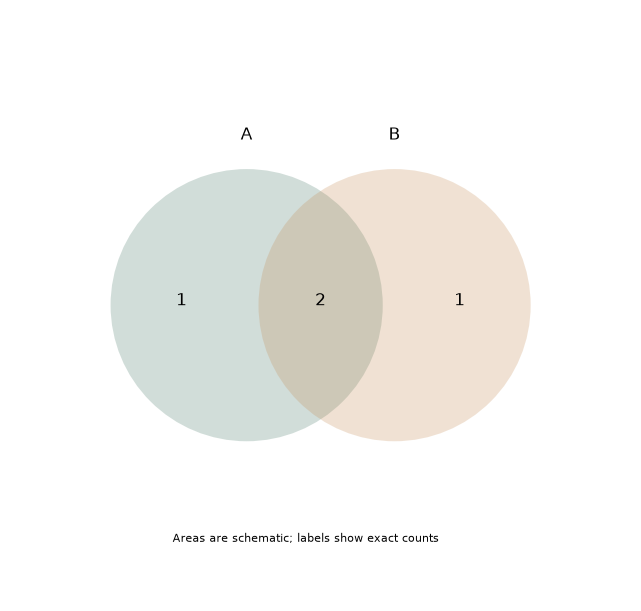

Source code (Python):
# Tuyan deterministic figure renderer v1; values are immutable source data.
import json
import math
import numpy as np
import matplotlib
matplotlib.use('Agg')
import matplotlib.pyplot as plt
from matplotlib.patches import Circle
from matplotlib.colors import ListedColormap, BoundaryNorm
d = json.loads("{\"type\":\"venn\",\"rows\":[{\"set\":\"A\",\"members\":[\"x\",\"y\",\"z\"]},{\"set\":\"B\",\"members\":[\"y\",\"z\",\"q\"]}],\"units\":{\"value\":\"dimensionless\",\"x\":\"dimensionless\",\"y\":\"dimensionless\",\"size\":\"dimensionless\",\"low\":\"dimensionless\",\"high\":\"dimensionless\",\"start\":\"dimensionless\",\"end\":\"dimensionless\",\"effect\":\"dimensionless\",\"p\":\"dimensionless\",\"mean\":\"dimensionless\",\"fpr\":\"dimensionless\",\"tpr\":\"dimensionless\",\"recall\":\"dimensionless\",\"precision\":\"dimensionless\",\"predicted\":\"dimensionless\",\"observed\":\"dimensionless\",\"count\":\"dimensionless\",\"a\":\"dimensionless\",\"b\":\"dimensionless\",\"se\":\"dimensionless\",\"u\":\"dimensionless\",\"v\":\"dimensionless\",\"time\":\"dimensionless\",\"event\":\"dimensionless\"},\"options\":{\"bandwidth\":0.5,\"bins\":5,\"nullValue\":0,\"initialValue\":0,\"levels\":[0.5,1,1.5]},\"analysis\":{\"method\":\"pca\",\"description\":\"Synthetic precomputed QA values; not a statistical analysis of research data.\",\"pKind\":\"p\"},\"variants\":[],\"pixels\":1024,\"plotStyle\":{\"width\":9,\"height\":6,\"fontSize\":12}}")
r, kind, opt = d['rows'], d['type'], d['options']
plt.rcParams.update({'font.size':d['plotStyle']['fontSize']})
fig, ax = plt.subplots(figsize=(d['plotStyle']['width'], d['plotStyle']['height']), layout='constrained')
fig.set_facecolor('white')
fig._tuyan_target_pixels = d['pixels']
colors = ['#487968','#c58b53','#647da6','#a77592','#a5a659']
labels = [str(row.get('label',i+1)) for i,row in enumerate(r)]
unit = d['units']
def col(name):
    return np.array([row[name] for row in r], dtype=float)
def grouped():
    names = list(dict.fromkeys([str(row.get('group','Data')) for row in r]))
    return names, [np.array([row['value'] for row in r if str(row.get('group','Data')) == name], dtype=float) for name in names]
def density(values):
    # User-specified positive bandwidth; no concealed automatic inference.
    bw=float(opt['bandwidth'])
    grid=np.linspace(float(min(values))-3*bw,float(max(values))+3*bw,256)
    z=(grid[:,None]-values[None,:])/bw
    return grid,np.exp(-0.5*z*z).mean(axis=1)/(bw*math.sqrt(2*math.pi))
if kind in ['bar','dotplot','lollipop','forest']:
    y=np.arange(len(r)); values=col('value')
    if kind=='bar':
        bars=ax.barh(y,values,color=colors[0]); assert np.allclose([b.get_width() for b in bars],values)
    elif kind=='lollipop':
        ax.hlines(y,0,values,color=colors[0]); ax.scatter(values,y,color=colors[0])
    elif kind=='forest':
        ax.errorbar(values,y,xerr=np.vstack([values-col('low'),col('high')-values]),fmt='o',color=colors[0],capsize=3)
        ax.axvline(float(opt['nullValue']),color='#969e96',linestyle='--')
    else: ax.scatter(values,y,color=colors[0])
    ax.set_yticks(y,labels);ax.invert_yaxis();ax.set_xlabel(unit['value'])
elif kind in ['dumbbell','gantt']:
    y=np.arange(len(r));start,end=col('start'),col('end')
    if kind=='gantt': ax.barh(y,end-start,left=start,color=colors[0])
    else:
        ax.hlines(y,start,end,color='#9da99e');ax.scatter(start,y,label=opt.get('startLabel','Start'),color=colors[0]);ax.scatter(end,y,label=opt.get('endLabel','End'),color=colors[1]);ax.legend()
    ax.set_yticks(y,labels);ax.invert_yaxis();ax.set_xlabel(unit['start'])
elif kind=='waterfall':
    values=col('value');start=float(opt['initialValue'])+np.r_[0,np.cumsum(values)[:-1]]
    ax.bar(np.arange(len(r)),values,bottom=start,color=[colors[0] if v>=0 else colors[1] for v in values]);ax.set_xticks(np.arange(len(r)),labels,rotation=30);ax.set_ylabel(unit['value']);ax.axhline(0,color='#adb3a9')
elif kind=='histogram':
    values=col('value');counts,edges=np.histogram(values,bins=opt['bins'])
    assert int(counts.sum())==len(values)
    artists=ax.bar(edges[:-1],counts,width=np.diff(edges),align='edge',color=colors[0],edgecolor='white')
    assert np.allclose([p.get_height() for p in artists],counts)
    ax.set_xlabel(unit['value']);ax.set_ylabel('Count')
elif kind=='stripplot':
    names,groups=grouped()
    for i,values in enumerate(groups):ax.scatter(np.full(len(values),i),values,color=colors[i%len(colors)],s=22,alpha=.7)
    ax.set_xticks(np.arange(len(names)),names);ax.set_ylabel(unit['value'])
elif kind in ['boxplot','violin','raincloud','density','ridgeline']:
    names,groups=grouped()
    if kind=='boxplot': ax.boxplot(groups,whis=1.5,showfliers=True);ax.set_xticks(np.arange(len(names))+1,names);ax.set_ylabel(unit['value'])
    elif kind=='violin':
        # bw_method is explicit to avoid a hidden bandwidth choice.
        ax.violinplot(groups,showmeans=False,showmedians=True,bw_method=float(opt['bandwidth']));ax.set_xticks(np.arange(len(names))+1,names);ax.set_ylabel(unit['value'])
    else:
        for i,values in enumerate(groups):
            grid,pdf=density(values); color=colors[i%len(colors)]
            if kind=='density': ax.plot(grid,pdf,color=color,label=names[i])
            else:
                base=float(i);scale=0.65/max(pdf) if max(pdf)>0 else 1
                ax.fill_between(grid,base,base+pdf*scale,color=color,alpha=0.45)
                if kind=='raincloud':
                    ax.scatter(values,np.full(len(values),base-0.15),color=color,s=15)
                    ax.boxplot([values],positions=[base-0.35],vert=False,widths=.15,whis=1.5,manage_ticks=False)
        ax.set_xlabel(unit['value'])
        if kind=='density':ax.set_ylabel('Density');ax.legend()
        else:ax.set_yticks(np.arange(len(names)),names)
elif kind=='ecdf':
    values=np.sort(col('value')); p=np.arange(1,len(values)+1)/len(values)
    line=ax.step(values,p,where='post',color=colors[0])[0];assert np.allclose(line.get_ydata(),p)
    ax.set_xlabel(unit['value']);ax.set_ylabel('Cumulative proportion');ax.set_ylim(0,1)
elif kind in ['line','area','scatter','bubble','ordination','ma_plot','volcano','roc','pr_curve','calibration','bland_altman','funnel_meta']:
    xname,yname='x','y'
    if kind=='ma_plot':xname,yname='mean','effect'
    if kind=='roc':xname,yname='fpr','tpr'
    if kind=='pr_curve':xname,yname='recall','precision'
    if kind=='calibration':xname,yname='predicted','observed'
    if kind=='funnel_meta':xname,yname='effect','se'
    if kind=='volcano':x=col('effect');y=-np.log10(col('p'));xlabel='Effect ('+unit['effect']+')';ylabel='-log10('+d['analysis']['pKind']+')'
    elif kind=='bland_altman':
        a,b=col('a'),col('b');x=(a+b)/2;y=a-b;bias=np.mean(y);sd=np.std(y,ddof=1)
        for line,label in [(bias,'Mean difference'),(bias-1.96*sd,'Lower agreement limit'),(bias+1.96*sd,'Upper agreement limit')]:ax.axhline(line,color='#9a9f96',linestyle='--',label=label)
        ax.legend(fontsize=8);xlabel='Mean ('+unit['a']+')';ylabel='A - B ('+unit['a']+')'
    else:x,y=col(xname),col(yname);xlabel=xname+' ('+unit[xname]+')';ylabel=yname+' ('+unit[yname]+')'
    if kind in ['line','area','roc','pr_curve','calibration']:
        order=np.lexsort((y,x)) if kind=='roc' else np.argsort(x,kind='stable');x,y=x[order],y[order]
        artist=ax.plot(x,y,color=colors[0],marker='o',markersize=3)[0];assert np.allclose(artist.get_ydata(),y)
        if kind=='area':ax.fill_between(x,0,y,color=colors[0],alpha=.25)
    else:
        artist=ax.scatter(x,y,s=col('size')*float(opt.get('areaScale',20)) if kind=='bubble' else 26,color=colors[0]);assert np.allclose(artist.get_offsets(),np.column_stack([x,y]))
    ax.set_xlabel(xlabel);ax.set_ylabel(ylabel)
    if kind=='bubble':
        handles,legend_labels=artist.legend_elements(prop='sizes',num=3,func=lambda size:size/float(opt.get('areaScale',20)))
        ax.legend(handles,legend_labels,title='Area ('+unit['size']+')',fontsize=8)
    if kind in ['roc','calibration']:ax.plot([0,1],[0,1],linestyle='--',color='#adb3a9');ax.set_xlim(0,1);ax.set_ylim(0,1)
    if kind=='pr_curve':ax.set_xlim(0,1);ax.set_ylim(0,1)
    if kind=='funnel_meta':ax.invert_yaxis()
    if kind=='ordination':ax.text(.01,1.02,d['analysis']['method'].upper(),transform=ax.transAxes,fontsize=10)
elif kind in ['heatmap','adjacency_matrix','correlation_matrix','confusion_matrix','bubble_matrix','binary_matrix']:
    names_y=list(dict.fromkeys([str(row['row']) for row in r]));names_x=list(dict.fromkeys([str(row['column']) for row in r]))
    matrix=np.full((len(names_y),len(names_x)),np.nan)
    for row in r:matrix[names_y.index(str(row['row'])),names_x.index(str(row['column']))]=row['value']
    if kind=='bubble_matrix':
        for row in r:ax.scatter(names_x.index(str(row['column'])),names_y.index(str(row['row'])),s=row['value']*float(opt.get('areaScale',25)),color=colors[0])
        ax.invert_yaxis()
    elif kind=='binary_matrix':
        cmap=ListedColormap(['#f1f3ed','#487968']);cmap.set_bad('#b7b9b2')
        img=ax.pcolormesh(np.arange(len(names_x)+1)-.5,np.arange(len(names_y)+1)-.5,matrix,cmap=cmap,norm=BoundaryNorm([-.5,.5,1.5],2),shading='flat');ax.invert_yaxis();fig.colorbar(img,ax=ax,ticks=[0,1],label='0 absent / 1 present; grey missing')
        assert np.allclose(img.get_array(),matrix,equal_nan=True)
    else:
        img=ax.pcolormesh(np.arange(len(names_x)+1)-.5,np.arange(len(names_y)+1)-.5,matrix,cmap='RdBu_r' if kind=='correlation_matrix' else 'viridis',vmin=-1 if kind=='correlation_matrix' else None,vmax=1 if kind=='correlation_matrix' else None,shading='flat');ax.invert_yaxis();fig.colorbar(img,ax=ax,label=unit['value'])
        assert np.allclose(img.get_array(),matrix,equal_nan=True)
    ax.set_xticks(np.arange(len(names_x)),names_x,rotation=40,ha='right');ax.set_yticks(np.arange(len(names_y)),names_y)
    if kind=='confusion_matrix':ax.set_xlabel('Predicted class');ax.set_ylabel('True class')
elif kind=='pie':
    values=col('value');wedges,_=ax.pie(values,labels=labels,colors=colors,normalize=True)
    assert np.allclose([(w.theta2-w.theta1)/360 for w in wedges],values/sum(values),atol=1e-6)
elif kind=='rose':
    fig.delaxes(ax);ax=fig.add_subplot(111,projection='polar');values=col('value');theta=np.arange(len(r))*2*np.pi/len(r)
    ax.bar(theta,np.sqrt(values),width=2*np.pi/len(r),color=colors[0],edgecolor='white');ax.set_xticks(theta,labels);ax.set_ylabel('Radius = sqrt(value)')
elif kind in ['gene_track','protein_domain']:
    start,end=col('start'),col('end');ax.barh(np.arange(len(r)),end-start,left=start,color=colors[0]);ax.set_yticks(np.arange(len(r)),labels);ax.set_xlabel(unit['start']);ax.invert_yaxis()
elif kind=='vector_field':
    artist=ax.quiver(col('x'),col('y'),col('u'),col('v'),angles='xy',scale_units='xy',scale=1,color=colors[0]);ax.set_xlabel(unit['x']);ax.set_ylabel(unit['y']);ax.set_aspect('equal')
elif kind=='contour':
    xs=np.unique(col('x'));ys=np.unique(col('y'));z=np.full((len(ys),len(xs)),np.nan)
    for row in r:z[list(ys).index(row['y']),list(xs).index(row['x'])]=row['value']
    cs=ax.contour(xs,ys,z,levels=opt['levels'])
    for label in ax.clabel(cs,inline=False,fontsize=8):label.set_bbox({'facecolor':'white','edgecolor':'none','pad':1})
    ax.set_xlabel(unit['x']);ax.set_ylabel(unit['y'])
elif kind=='kaplan_meier':
    names=list(dict.fromkeys([str(row.get('group','Data')) for row in r]))
    for i,name in enumerate(names):
        data=[row for row in r if str(row.get('group','Data'))==name];times=sorted(set(row['time'] for row in data));xs=[0.];ys=[1.];s=1.
        for t in times:
            risk=sum(row['time']>=t for row in data);events=sum(row['time']==t and row['event']==1 for row in data)
            s=s*(1-events/risk);xs.append(t);ys.append(s)
            cens=sum(row['time']==t and row['event']==0 for row in data)
            if cens:ax.plot(t,s,marker='+',color=colors[i%len(colors)])
        ax.step(xs,ys,where='post',label=name,color=colors[i%len(colors)])
    ax.set_ylim(0,1.03);ax.set_ylabel('Survival probability (no CI estimated)');ax.set_xlabel(unit['time']);ax.legend()
elif kind in ['venn','upset']:
    names=[row['set'] for row in r];sets=[set(row['members']) for row in r];members=set().union(*sets);counts={}
    for item in members:
        mask=tuple(item in s for s in sets);counts[mask]=counts.get(mask,0)+1
    if kind=='venn':
        for x,color,name in [(0.4,colors[0],names[0]),(.65,colors[1],names[1])]:ax.add_patch(Circle((x,.5),.23,facecolor=color,alpha=.25));ax.text(x,.78,name,ha='center')
        for x,key in [(.29,(True,False)),(.525,(True,True)),(.76,(False,True))]:ax.text(x,.5,str(counts.get(key,0)),ha='center')
        ax.set_xlim(0,1.05);ax.set_ylim(0,1);ax.set_aspect('equal');ax.axis('off');ax.text(.5,.1,'Areas are schematic; labels show exact counts',ha='center',fontsize=8)
    else:
        masks=sorted(counts,key=lambda m:(-counts[m],m));ax.bar(np.arange(len(masks)),[counts[m] for m in masks],color=colors[0]);ax.set_xticks(np.arange(len(masks)),[' & '.join(names[i] for i,v in enumerate(m) if v) for m in masks],rotation=35,ha='right');ax.set_ylabel('Exclusive intersection size')
        # Membership matrix below bars is necessary to distinguish UpSet from a bar chart.
        matrix_ax=ax.inset_axes([0,-.48,1,.27]);matrix_ax.set_xlim(-.5,len(masks)-.5)
        for j,m in enumerate(masks):
            ys=[i for i,v in enumerate(m) if v];matrix_ax.plot([j]*len(ys),ys,color=colors[0]);matrix_ax.scatter([j]*len(names),np.arange(len(names)),color=[colors[0] if v else '#dde1d8' for v in m])
        matrix_ax.set_yticks(np.arange(len(names)),names);matrix_ax.set_xticks([]);matrix_ax.invert_yaxis()

checks={}
computed={}
def audit(name,actual,expected,atol=1e-8):
    a=np.asarray(actual,dtype=float);e=np.asarray(expected,dtype=float)
    assert a.shape==e.shape and np.allclose(a,e,rtol=1e-7,atol=atol,equal_nan=True), 'Numeric artist mismatch: '+name
    mask=np.isfinite(a)&np.isfinite(e)
    error=float(np.max(np.abs(a[mask]-e[mask]))) if np.any(mask) else 0.
    checks[name]={'count':int(a.size),'absoluteError':error,'passed':True}
if kind=='bar':audit('bar_widths',[p.get_width() for p in ax.patches],col('value'))
elif kind in ['dotplot','lollipop']:audit('point_values',ax.collections[-1].get_offsets()[:,0],col('value'))
elif kind=='forest':
    audit('point_estimates',ax.lines[0].get_xdata(),col('value'))
    audit('intervals',np.array(ax.collections[0].get_segments())[:,:,0],np.column_stack([col('low'),col('high')]))
elif kind=='dumbbell':
    audit('start_points',ax.collections[1].get_offsets()[:,0],col('start'));audit('end_points',ax.collections[2].get_offsets()[:,0],col('end'))
elif kind=='gantt':
    audit('interval_start',[p.get_x() for p in ax.patches],col('start'));audit('interval_width',[p.get_width() for p in ax.patches],col('end')-col('start'))
elif kind=='waterfall':
    audit('increments',[p.get_height() for p in ax.patches],col('value'));audit('cumulative_baselines',[p.get_y() for p in ax.patches],float(opt['initialValue'])+np.r_[0,np.cumsum(col('value'))[:-1]])
    computed['cumulativeValues']=(float(opt['initialValue'])+np.cumsum(col('value'))).tolist()
elif kind=='histogram':
    audit('bin_heights',[p.get_height() for p in ax.patches],counts);audit('total_count',[sum(p.get_height() for p in ax.patches)],[len(r)]);computed['binEdges']=edges.tolist();computed['binCounts']=counts.tolist()
elif kind=='stripplot':
    for i,values in enumerate(groups):audit('observations_'+str(i),ax.collections[i].get_offsets()[:,1],values)
elif kind=='boxplot':
    for i,values in enumerate(groups):audit('median_'+str(i),ax.lines[i*7+5].get_ydata(),[np.median(values)]*2)
elif kind=='violin':
    medians=ax.collections[-1].get_segments();audit('medians',[x[0,1] for x in medians],[np.median(v) for v in groups])
elif kind in ['density','ridgeline','raincloud']:
    computed['bandwidth']=float(opt['bandwidth']);computed['groupSizes']=[len(v) for v in groups]
    for i,values in enumerate(groups):
        grid,pdf=density(values)
        if kind=='density':audit('density_'+str(i),ax.lines[i].get_ydata(),pdf)
        else:
            top=np.column_stack([grid,i+pdf*(.65/max(pdf))]);bottom=np.column_stack([grid,np.full(len(grid),i)])
            expected=np.vstack([top[0],bottom,top[-1],top[::-1],top[0]])
            audit('density_polygon_'+str(i),ax.collections[i*(2 if kind=='raincloud' else 1)].get_paths()[0].vertices,expected)
        if kind=='raincloud':audit('observations_'+str(i),ax.collections[i*2+1].get_offsets()[:,0],values)
elif kind=='ecdf':
    audit('ecdf_sorted_values',ax.lines[0].get_xdata(),np.sort(col('value')));audit('ecdf_probability',ax.lines[0].get_ydata(),np.arange(1,len(r)+1)/len(r))
elif kind in ['line','area','roc','pr_curve','calibration']:audit('plotted_xy',np.column_stack([artist.get_xdata(),artist.get_ydata()]),np.column_stack([x,y]))
elif kind in ['scatter','bubble','ordination','ma_plot','volcano','bland_altman','funnel_meta']:
    audit('point_coordinates',artist.get_offsets(),np.column_stack([x,y]))
    if kind=='bubble':audit('marker_area',artist.get_sizes(),col('size')*float(opt.get('areaScale',20)))
    if kind=='volcano':computed['negativeLog10P']=y.tolist()
    if kind=='bland_altman':
        audit('agreement_limits',[ln.get_ydata()[0] for ln in ax.lines[:3]],[bias,bias-1.96*sd,bias+1.96*sd]);computed.update({'meanDifference':float(bias),'sampleSdDifference':float(sd),'limits':[float(bias-1.96*sd),float(bias+1.96*sd)]})
elif kind in ['heatmap','adjacency_matrix','correlation_matrix','confusion_matrix','binary_matrix']:audit('matrix_cells',img.get_array(),matrix);computed['missingCells']=int(np.isnan(matrix).sum())
elif kind=='bubble_matrix':audit('marker_areas',[c.get_sizes()[0] for c in ax.collections],col('value')*float(opt.get('areaScale',25)))
elif kind=='pie':audit('angular_proportions',[(w.theta2-w.theta1)/360 for w in wedges],col('value')/sum(col('value')),1e-6)
elif kind=='rose':audit('area_proportions',[p.get_height()**2 for p in ax.patches],col('value'))
elif kind=='vector_field':audit('vectors',np.column_stack([artist.U,artist.V]),np.column_stack([col('u'),col('v')]))
elif kind=='contour':
    audit('contour_levels',cs.levels,opt['levels'])
    for level,path in zip(cs.levels,cs.get_paths()):
        points=path.vertices
        if len(points)==0:continue
        assert np.all(points[:,0]>=xs[0]) and np.all(points[:,0]<=xs[-1]) and np.all(points[:,1]>=ys[0]) and np.all(points[:,1]<=ys[-1]), 'Contour outside data grid'
        ix=np.clip(np.searchsorted(xs,points[:,0],side='right')-1,0,len(xs)-2);iy=np.clip(np.searchsorted(ys,points[:,1],side='right')-1,0,len(ys)-2)
        tx=(points[:,0]-xs[ix])/(xs[ix+1]-xs[ix]);ty=(points[:,1]-ys[iy])/(ys[iy+1]-ys[iy])
        interpolated=(1-tx)*(1-ty)*z[iy,ix]+tx*(1-ty)*z[iy,ix+1]+(1-tx)*ty*z[iy+1,ix]+tx*ty*z[iy+1,ix+1]
        audit('contour_vertices_'+str(float(level)),interpolated,np.full(len(points),level))
    computed['gridShape']=list(z.shape)
elif kind=='kaplan_meier':
    survival_lines=[ln for ln in ax.lines if ln.get_drawstyle()=='steps-post']
    for i,name in enumerate(names):
        data=[row for row in r if str(row.get('group','Data'))==name];prob=1.;expected=[1.]
        for t in sorted(set(row['time'] for row in data)):
            prob*=1-sum(row['time']==t and row['event']==1 for row in data)/sum(row['time']>=t for row in data);expected.append(prob)
        audit('survival_'+str(i),survival_lines[i].get_ydata(),expected)
        computed[name]={'survival':expected}
elif kind=='venn':audit('intersection_labels',[float(t.get_text()) for t in ax.texts[2:5]],[counts.get((True,False),0),counts.get((True,True),0),counts.get((False,True),0)])
elif kind=='upset':audit('exclusive_intersections',[p.get_height() for p in ax.patches],[counts[m] for m in masks]);audit('union_size',[sum(p.get_height() for p in ax.patches)],[len(members)])
assert checks, 'Missing numeric audit for '+kind
fig._tuyan_validation={'typeId':kind,'checks':checks,'computations':computed,'analysis':d['analysis'],'suppliedFields':list(r[0]),'dataSourcePolicy':'User supplied values; artist checks do not establish source authenticity or study validity.'}

for collection in fig.findobj(matplotlib.collections.Collection):collection.set_rasterized(False)
for spine in ['top','right']:
    if spine in ax.spines: ax.spines[spine].set_visible(False)
